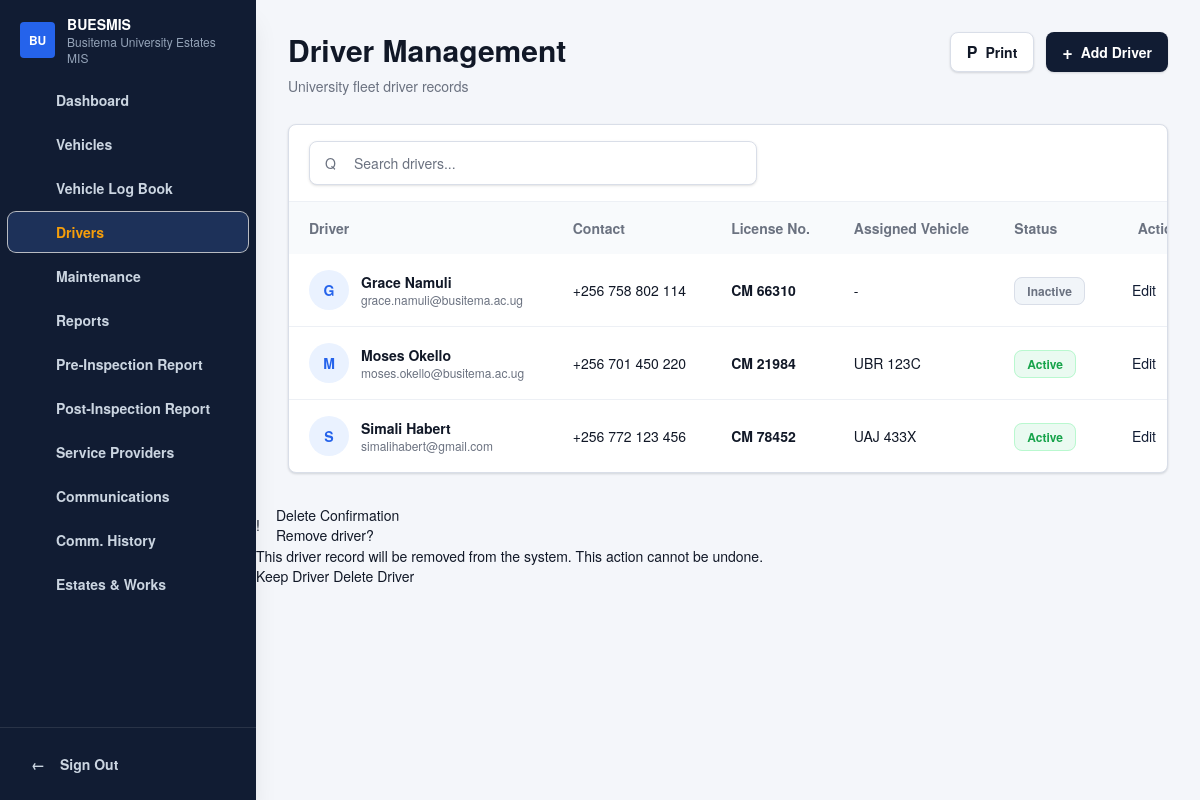
The app's page /modules/drivers/index.php with its own data.
### tables this page shows
CREATE TABLE `drivers` (
  `id` int(10) UNSIGNED NOT NULL,
  `user_id` int(10) UNSIGNED DEFAULT NULL,
  `department_id` int(10) UNSIGNED DEFAULT NULL,
  `full_name` varchar(120) NOT NULL,
  `employee_id` varchar(60) DEFAULT NULL,
  `phone` varchar(30) DEFAULT NULL,
  `email` varchar(150) DEFAULT NULL,
  `license_number` varchar(100) NOT NULL,
  `license_classes` varchar(80) DEFAULT NULL,
  `license_expiry` date DEFAULT NULL,
  `status` enum('active','inactive','suspended') NOT NULL DEFAULT 'active',
  `created_at` timestamp NOT NULL DEFAULT current_timestamp(),
  `updated_at` timestamp NULL DEFAULT NULL ON UPDATE current_timestamp()
);

CREATE TABLE `vehicles` (
  `id` int(10) UNSIGNED NOT NULL,
  `department_id` int(10) UNSIGNED DEFAULT NULL,
  `registration_no` varchar(50) NOT NULL,
  `make` varchar(100) NOT NULL,
  `model` varchar(100) NOT NULL,
  `manufacture_year` year(4) DEFAULT NULL,
  `vehicle_type` enum('sedan','suv','pickup','truck','van','bus','motorcycle','other') NOT NULL DEFAULT 'other',
  `fuel_type` enum('petrol','diesel','hybrid','electric','other') NOT NULL DEFAULT 'diesel',
  `current_mileage` int(10) UNSIGNED NOT NULL DEFAULT 0,
  `insurance_expiry` date DEFAULT NULL,
  `status` enum('active','maintenance','grounded','disposed') NOT NULL DEFAULT 'active',
  `notes` text DEFAULT NULL,
  `created_at` timestamp NOT NULL DEFAULT current_timestamp(),
  `updated_at` timestamp NULL DEFAULT NULL ON UPDATE current_timestamp()
);

### handlers/driver.php (called while the page is built, shortened)
<?php
function driverHandlerUrl(): string
{
    return '/fleet-system/handlers/driver.php';
}
function driverPullFlash(): ?array
{
    if (!isset($_SESSION['driver_flash']) || !is_array($_SESSION['driver_flash'])) {
        return null;
    }
    $flash = $_SESSION['driver_flash'];
    return $flash;
}
function driverNormalizeStatus(string $status): string
{
    return match ($status) {
        'active' => 'Active',
        'inactive' => 'Inactive',
        'suspended' => 'Suspended',
        default => ucfirst($status),
    };
}
function driverFetchVehicleOptions(PDO $pdo): array
{
    $statement = $pdo->query(
        'SELECT
            v.id,
            v.registration_no,
            v.status,
            active_assignment.driver_id AS assigned_driver_id,
            assigned_driver.full_name AS assigned_driver_name
        FROM vehicles v
        LEFT JOIN vehicle_assignments active_assignment
            ON active_assignment.vehicle_id = v.id
            AND active_assignment.released_at IS NULL
        LEFT JOIN drivers assigned_driver
            ON assigned_driver.id = active_assignment.driver_id
        WHERE v.status <> \'disposed\'
        ORDER BY v.registration_no ASC'
    );
    return $statement->fetchAll();
}
function driverFetchPageData(): array
{
    $flash = driverPullFlash();
    $notification = $flash['notification'] ?? null;
    $formData = $flash['form_data'] ?? [];
    $openModal = (bool) ($flash['open_modal'] ?? false);
    $formMode = $flash['form_mode'] ?? 'create';
    $drivers = [];
    $vehicleOptions = [];
    try {
        $pdo = fleetDb();
        $vehicleOptions = driverFetchVehicleOptions($pdo);
        $statement = $pdo->query(
            'SELECT
                d.id,
                d.full_name,
                d.employee_id,
                d.phone,
                d.email,
                d.license_number,
                d.license_classes,
                d.license_expiry,
                d.status,
                COALESCE(dep.name, \'-\') AS department_name,
                v.id AS assigned_vehicle_id,
                v.registration_no AS assigned_vehicle_reg
            FROM drivers d
            LEFT JOIN departments dep ON dep.id = d.department_id
            LEFT JOIN vehicle_assignments active_assignment
                ON active_assignment.driver_id = d.id
                AND active_assignment.released_at IS NULL
            LEFT JOIN vehicles v ON v.id = active_assignment.vehicle_id
            ORDER BY d.created_at DESC, d.id DESC'
        );
        foreach ($statement->fetchAll() as $row) {
            $drivers[] = [
                'id' => (int) $row['id'],
                'name' => $row['full_name'],
                'employee_id' => $row['employee_id'] ?: '',
                'email' => $row['email'] ?: '-',
                'phone' => $row['phone'] ?: '-',
                'license' => $row['license_number'],
                'license_classes' => $row['license_classes'] ?: '',
                'license_expiry' => $row['license_expiry'] ?: '',
                'department' => $row['department_name'] === '-' ? '' : $row['department_name'],
                'assigned' => $row['assigned_vehicle_reg'] ?: '-',
                'assigned_vehicle_id' => $row['assigned_vehicle_id'] !== null ? (int) $row['assigned_vehicle_id'] : null,
                'status' => driverNormalizeStatus((string) $row['status']),
                'status_value' => (string) $row['status'],
            ];
        }
    } catch (Throwable $exception) {
        $notification = [
            'type' => 'error',
            'title' => 'Unable to load drivers',
            'message' => 'The driver list could not be loaded from the database right now.',
        ];
    }
    return [
        'drivers' => $drivers,
        'hasDrivers' => count($drivers) > 0,
        'driverNotification' => $notification,
        'driverFormData' => $formData,
        'shouldOpenDriverModal' => $openModal,
        'driverFormMode' => $formMode,
        'driverFormAction' => driverHandlerUrl(),
        'driverVehicleOptions' => $vehicleOptions,
    ];
}

### modules/drivers/index.php (the view, shortened to what this page needs)
<?php
require_once __DIR__ . '/../../handlers/driver.php';
extract(driverFetchPageData());
include __DIR__ . '/../../includes/header.php';
include __DIR__ . '/../../includes/sidebar.php';
?>
<main class="min-h-screen lg:pl-64">
    <div class="mx-auto max-w-[1320px] px-4 py-8 sm:px-6 lg:px-8">
        <div class="mb-7 flex flex-col gap-4 lg:flex-row lg:items-start lg:justify-between">
            <div>
                <h1 class="text-2xl font-extrabold tracking-normal text-fleet-ink sm:text-3xl">Driver Management</h1>
                <p class="mt-2 text-sm text-fleet-muted">University fleet driver records</p>
            </div>
            <div class="flex flex-wrap items-center gap-3">
                <button type="button" data-print-page class="inline-flex h-10 items-center gap-2 rounded-lg border border-fleet-line bg-fleet-surface px-4 text-sm font-semibold text-fleet-ink shadow-fleet-card hover:bg-fleet-surface-muted">
                    <span class="text-base">P</span>
                    <span>Print</span>
                </button>
                <button type="button" data-open-driver-modal class="inline-flex h-10 items-center gap-2 rounded-lg bg-fleet-sidebar px-4 text-sm font-semibold text-white shadow-fleet-card hover:bg-fleet-sidebar-active">
                    <span class="text-lg leading-none">+</span>
                    <span>Add Driver</span>
                </button>
            </div>
        </div>
        <section class="<?= $hasDrivers ? 'block' : 'hidden'; ?> overflow-hidden rounded-lg border border-fleet-line bg-fleet-surface shadow-fleet-card">
            <div class="border-b border-fleet-line-soft px-4 py-4 sm:px-5">
                <label class="relative block max-w-md">
                    <span class="pointer-events-none absolute left-4 top-1/2 -translate-y-1/2 text-fleet-muted">Q</span>
                    <input id="driver-search" type="search" class="h-11 w-full rounded-lg border border-fleet-line bg-fleet-surface py-2 pl-11 pr-4 text-sm text-fleet-ink shadow-sm outline-none transition placeholder:text-fleet-muted focus:border-fleet-primary focus:ring-4 focus:ring-blue-100" placeholder="Search drivers...">
                </label>
            </div>
            <div class="overflow-x-auto">
                <table class="w-full min-w-[920px] text-left text-sm" data-driver-table>
                    <thead class="bg-fleet-surface-muted text-fleet-muted">
                        <tr>
                            <th class="px-5 py-4 font-semibold">Driver</th>
                            <th class="px-5 py-4 font-semibold">Contact</th>
                            <th class="px-5 py-4 font-semibold">License No.</th>
                            <th class="px-5 py-4 font-semibold">Assigned Vehicle</th>
                            <th class="px-5 py-4 font-semibold">Status</th>
                            <th class="px-5 py-4 text-right font-semibold">Actions</th>
                        </tr>
                    </thead>
                    <tbody class="divide-y divide-fleet-line-soft">
                        <?php foreach ($drivers as $driver): ?>
                            <tr
                                class="driver-row hover:bg-fleet-surface-muted/70"
                                data-search="<?= htmlspecialchars(strtolower(implode(' ', array_filter([$driver['name'], $driver['email'], $driver['phone'], $driver['license'], $driver['assigned'], $driver['department']] ))), ENT_QUOTES, 'UTF-8'); ?>"
                                data-driver-id="<?= htmlspecialchars((string) $driver['id'], ENT_QUOTES, 'UTF-8'); ?>"
                                data-full-name="<?= htmlspecialchars($driver['name'], ENT_QUOTES, 'UTF-8'); ?>"
                                data-employee-id="<?= htmlspecialchars($driver['employee_id'], ENT_QUOTES, 'UTF-8'); ?>"
                                data-phone="<?= htmlspecialchars($driver['phone'] === '-' ? '' : $driver['phone'], ENT_QUOTES, 'UTF-8'); ?>"
                                data-email="<?= htmlspecialchars($driver['email'] === '-' ? '' : $driver['email'], ENT_QUOTES, 'UTF-8'); ?>"
                                data-license-number="<?= htmlspecialchars($driver['license'], ENT_QUOTES, 'UTF-8'); ?>"
                                data-license-classes="<?= htmlspecialchars($driver['license_classes'], ENT_QUOTES, 'UTF-8'); ?>"
                                data-license-expiry="<?= htmlspecialchars($driver['license_expiry'], ENT_QUOTES, 'UTF-8'); ?>"
                                data-department="<?= htmlspecialchars($driver['department'], ENT_QUOTES, 'UTF-8'); ?>"
                                data-assigned-vehicle-id="<?= htmlspecialchars((string) ($driver['assigned_vehicle_id'] ?? ''), ENT_QUOTES, 'UTF-8'); ?>"
                                data-status="<?= htmlspecialchars($driver['status_value'], ENT_QUOTES, 'UTF-8'); ?>"
                            >
                                <td class="px-5 py-4">
                                    <div class="flex items-center gap-3">
                                        <span class="flex h-10 w-10 items-center justify-center rounded-full bg-fleet-primary-soft text-sm font-extrabold text-fleet-primary">
                                            <?= htmlspecialchars(strtoupper(substr($driver['name'], 0, 1)), ENT_QUOTES, 'UTF-8'); ?>
                                        </span>
                                        <div>
                                            <p class="font-extrabold text-fleet-ink"><?= htmlspecialchars($driver['name'], ENT_QUOTES, 'UTF-8'); ?></p>
                                            <p class="text-xs text-fleet-muted"><?= htmlspecialchars($driver['email'], ENT_QUOTES, 'UTF-8'); ?></p>
                                        </div>
                                    </div>
                                </td>
                                <td class="px-5 py-4 text-fleet-ink"><?= htmlspecialchars($driver['phone'], ENT_QUOTES, 'UTF-8'); ?></td>
                                <td class="px-5 py-4 font-semibold text-fleet-ink"><?= htmlspecialchars($driver['license'], ENT_QUOTES, 'UTF-8'); ?></td>
                                <td class="px-5 py-4 text-fleet-ink"><?= htmlspecialchars($driver['assigned'], ENT_QUOTES, 'UTF-8'); ?></td>
                                <td class="px-5 py-4">
                                    <?php if ($driver['status'] === 'Active'): ?>
                                        <span class="rounded-lg border border-green-200 bg-fleet-success-soft px-3 py-1 text-xs font-semibold text-fleet-success">Active</span>
                                    <?php elseif ($driver['status'] === 'Suspended'): ?>
                                        <span class="rounded-lg border border-orange-200 bg-fleet-warning-soft px-3 py-1 text-xs font-semibold text-fleet-warning-strong">Suspended</span>
                                    <?php else: ?>
                                        <span class="rounded-lg border border-fleet-line bg-slate-100 px-3 py-1 text-xs font-semibold text-fleet-muted">Inactive</span>
                                    <?php endif; ?>
                                </td>
                                <td class="px-5 py-4">
                                    <div class="flex justify-end gap-3">
                                        <button type="button" data-edit-driver-entry class="text-fleet-sidebar hover:text-fleet-primary" aria-label="Edit <?= htmlspecialchars($driver['name'], ENT_QUOTES, 'UTF-8'); ?>">Edit</button>
                                    </div>
                                </td>
                            </tr>
                        <?php endforeach; ?>
                    </tbody>
                </table>
            </div>
        </section>
    </div>
    <div id="driver-delete-modal" class="logbook-delete-overlay" aria-hidden="true">
        <div class="logbook-delete-card" role="dialog" aria-modal="true" aria-labelledby="driver-delete-modal-title">
            <div class="logbook-delete-header">
                <div class="flex items-center gap-4">
                    <div class="logbook-delete-icon">!</div>
                    <div>
                        <p class="logbook-delete-eyebrow">Delete Confirmation</p>
                        <h2 id="driver-delete-modal-title" class="logbook-delete-title">Remove driver?</h2>
                    </div>
                </div>
            </div>
            <div class="logbook-delete-body">
                <p class="logbook-delete-copy">
                    This driver record will be removed from the system. This action cannot be undone.
                </p>
                <div class="logbook-delete-actions">
                    <button type="button" data-cancel-driver-delete class="logbook-delete-button logbook-delete-button-secondary">
                        Keep Driver
                    </button>
                    <button type="button" data-confirm-driver-delete class="logbook-delete-button logbook-delete-button-danger">
                        Delete Driver
                    </button>
                </div>
            </div>
        </div>
    </div>
</main>
<?php include __DIR__ . '/../../includes/footer.php'; ?>

### records on screen
drivers: full_name "G", full_name "Grace Namuli", email "grace.namuli@busitema.ac.ug", phone "+256 758 802 114", license_number "CM 66310", assigned "-", shows "Inactive"
drivers: full_name "M", full_name "Moses Okello", email "moses.okello@busitema.ac.ug", phone "+256 701 450 220", license_number "CM 21984", vehicles.registration_no "UBR 123C", shows "Active"
drivers: full_name "S", full_name "Simali Habert", email "simalihabert@gmail.com", phone "+256 772 123 456", license_number "CM 78452", vehicles.registration_no "UAJ 433X", shows "Active"

### other values on screen
$item['label'] "Dashboard"
$item['label'] "Vehicles"
$item['label'] "Vehicle Log Book"
$item['label'] "Drivers"
$item['label'] "Maintenance"
$item['label'] "Reports"
$item['label'] "Pre-Inspection Report"
$item['label'] "Post-Inspection Report"
$item['label'] "Service Providers"
$item['label'] "Communications"
$item['label'] "Comm. History"
$item['label'] "Estates & Works"
